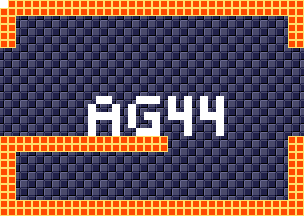

Rendered tile map (Tiled .tmx) drawn with the repository's tilesets; below, a short description and the map source with its tile grids summarised:
An orthogonal 38x27 tile map with 8x8 px tiles, 4 tile layers (background, foreground, room numbers, Objects), 15 tilesets.

<map version="1.5" tiledversion="1.7.1" orientation="orthogonal" renderorder="right-down" width="38" height="27" tilewidth="8" tileheight="8" infinite="0" nextlayerid="11" nextobjectid="1">
 <tileset firstgid="1" source="tilesheets/tsKarniMata.tsx" />
 <tileset firstgid="1025" source="tilesheets/tsVoodooWasp.tsx" />
 <tileset firstgid="2049" source="tilesheets/tsBurial.tsx" />
 <tileset firstgid="3073" source="tilesheets/tsBlueTemple.tsx" />
 <tileset firstgid="4097" source="tilesheets/tsGoddess.tsx" />
 <tileset firstgid="5121" source="tilesheets/tsKonark.tsx" />
 <tileset firstgid="6145" name="sEnemies" tilewidth="8" tileheight="8" tilecount="1024" columns="32">
  <image source="../grapx/tilesheets/sObjects.bmp" trans="ff94ff" width="256" height="256" />
 </tileset>
 <tileset firstgid="7169" source="tilesheets/tsIceTemple.tsx" />
 <tileset firstgid="8193" source="tilesheets/tsLavaArea.tsx" />
 <tileset firstgid="9217" source="tilesheets/tsBossArea.tsx" />
 <tileset firstgid="10241" source="tilesheets/tsPegu.tsx" />
 <tileset firstgid="11265" source="tilesheets/sTiwanakuTemple.tsx" />
 <tileset firstgid="12289" source="tilesheets/sIndraTemple.tsx" />
 <tileset firstgid="13313" source="tilesheets/sTeleport.tsx" />
 <tileset firstgid="14337" source="tilesheets/sObjects.tsx" />
 <layer id="2" name="background" width="38" height="27">
  <data>[1026 cells, 1026 non-empty, 2 distinct tile ids]</data>
 </layer>
 <layer id="1" name="foreground" width="38" height="27">
  <data>[1026 cells, 238 non-empty, 1 distinct tile ids]</data>
 </layer>
 <layer id="7" name="room numbers" width="38" height="27">
  <data>[1026 cells, 43 non-empty, 1 distinct tile ids]</data>
 </layer>
 <layer id="10" name="Objects" width="38" height="27">
  <data>[1026 cells, 0 non-empty, 0 distinct tile ids]</data>
 </layer>
</map>
